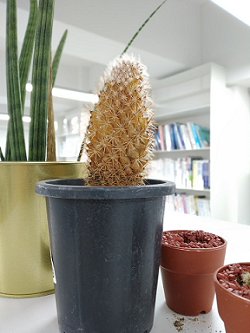
#> input picture dataset/cactus.png, 250 x 333 px
$ python matplotlib_graph.py
#> lines starting #> are read from the running program, lines starting #| are printed output that depends on the picture
import numpy as np
import matplotlib.pyplot as plt
from matplotlib.image import imread

# 1.6.1 단순한 그래프 그리기
x = np.arange(0, 6, 0.1)
y = np.sin(x)

plt.plot(x, y)
plt.show()
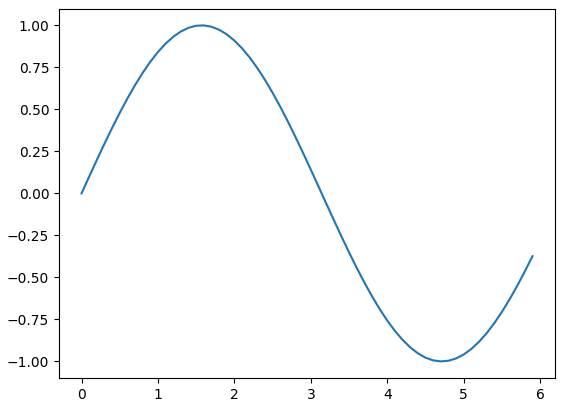
#> figure drawn by matplotlib, 1 panel; curve peaks at x = 1.6, y = 1

# 1.6.2 pyplot의 기능
x = np.arange(0, 6, 0.1)
y1 = np.sin(x)
y2 = np.cos(x)

plt.plot(x, y1, label='sin')
plt.plot(x, y2, linestyle='--', label='cos')
plt.xlabel('x') # x축 이름
plt.ylabel('y') # y축 이름
plt.title('sin & cos') # 제목
plt.legend()
plt.show()
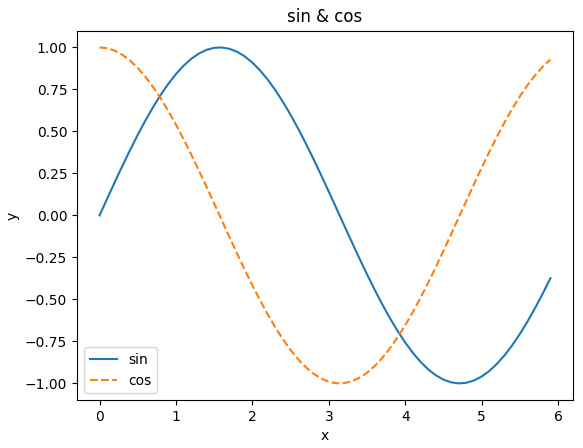
#> figure drawn by matplotlib, 1 panel; curve peaks at x = 1.6, y = 1; curve peaks at x = 0, y = 1

# 1.6.3 이미지 표시하기
img = imread('../dataset/cactus.png')
#> img is the input picture: shape (333, 250, 4) float32; mean R, G, B, A 0.603, 0.585, 0.542, 1
plt.imshow(img)
plt.show()
